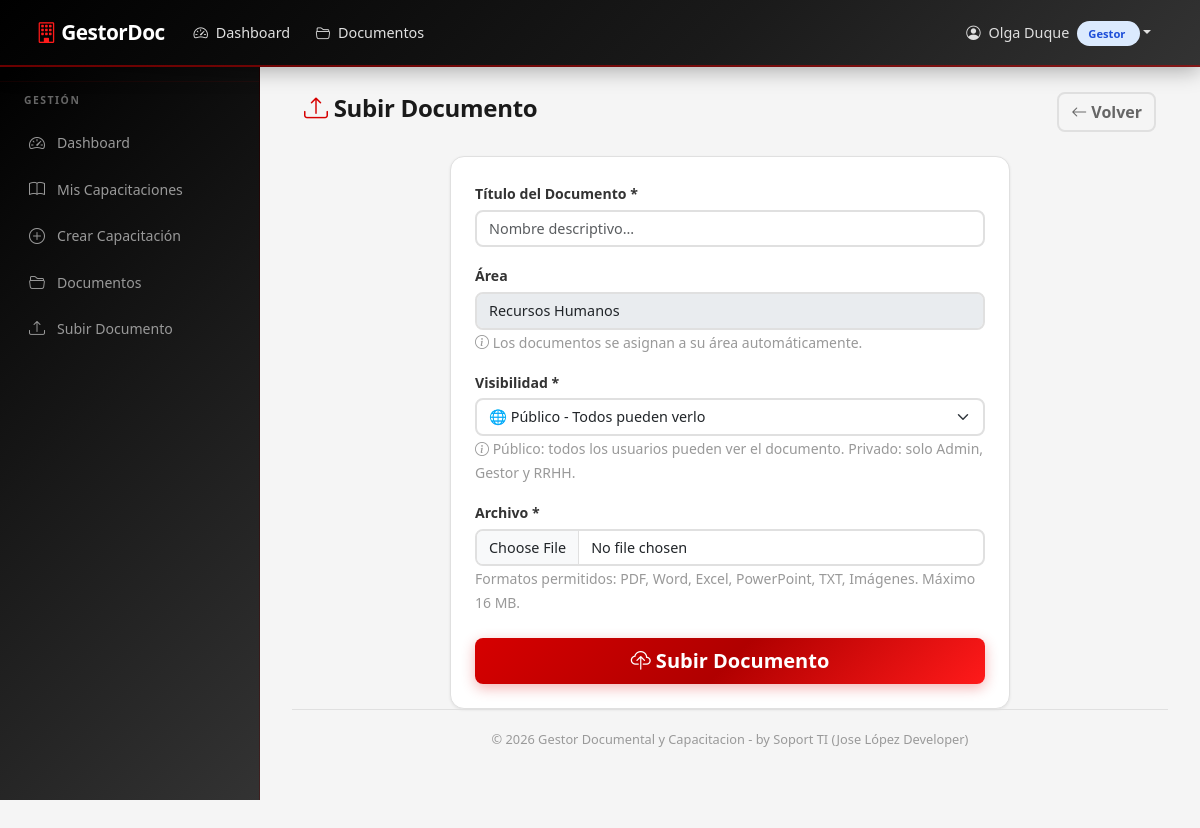
/documentos/subir (signed in), run on the app's committed database.
### models.py (models this page shows, shortened)
class User(UserMixin, db.Model):
    __tablename__ = 'user'
    id = db.Column(db.Integer, primary_key=True)
    username = db.Column(db.String(80), unique=True, nullable=False)
    password_hash = db.Column(db.String(256), nullable=False)
    nombres = db.Column(db.String(120), nullable=False, default='')
    apellidos = db.Column(db.String(120), nullable=False, default='')
    role = db.Column(db.String(20), nullable=False, default='Empleado')
    activo = db.Column(db.Boolean, default=True)
    fecha_creacion = db.Column(db.DateTime, default=datetime.utcnow)
    gestor = db.relationship('Gestor', backref='user', uselist=False, lazy=True)
    empleado = db.relationship('Empleado', backref='user', uselist=False, lazy=True)
    @property
    def nombre_completo(self):
        return f'{self.nombres} {self.apellidos}'.strip()

class Area(db.Model):
    __tablename__ = 'area'
    id = db.Column(db.Integer, primary_key=True)
    nombre_area = db.Column(db.String(100), unique=True, nullable=False)
    gestores = db.relationship('Gestor', backref='area', lazy=True)
    documentos = db.relationship('Documento', backref='area', lazy=True)
    capacitaciones = db.relationship('Capacitacion', backref='area', lazy=True)

### routes/documentos.py (the view, shortened to what this page needs)
@documentos_bp.route('/documentos/subir', methods=['GET', 'POST'])
@login_required
def subir():
    if current_user.role not in ('Admin', 'Gestor', 'RRHH'):
        flash('Acceso no autorizado para subir documentos.', 'danger')
        return redirect(url_for('documentos.listar'))
    areas = Area.query.all()
    gestor = None
    if current_user.role == 'Gestor':
        gestor = Gestor.query.filter_by(user_id=current_user.id).first()
    return render_template('documentos/subir.html', areas=areas, gestor=gestor)

### templates/documentos/subir.html (shortened to what this page needs)
{% extends "base.html" %}
{% block content %}
<div class="container-fluid">
    <div class="d-flex justify-content-between align-items-center mb-4">
        <h4><i class="bi bi-upload"></i> Subir Documento</h4>
        <a href="{{ url_for('documentos.listar') }}" class="btn btn-outline-secondary">
            <i class="bi bi-arrow-left"></i> Volver
        </a>
    </div>
    <div class="row justify-content-center">
        <div class="col-md-8">
            <div class="card-custom">
                <div class="card-body">
                    <form method="POST" enctype="multipart/form-data">
                        <div class="mb-3">
                            <label for="titulo" class="form-label fw-semibold">
                                Título del Documento *
                            </label>
                            <input type="text" class="form-control" id="titulo"
                                   name="titulo" required placeholder="Nombre descriptivo...">
                        </div>
                        {% if current_user.role == 'Gestor' and gestor %}
                        <div class="mb-3">
                            <label class="form-label fw-semibold">Área</label>
                            <input type="text" class="form-control" disabled
                                   value="{{ gestor.area.nombre_area }}">
                            <small class="text-muted">
                                <i class="bi bi-info-circle"></i>
                                Los documentos se asignan a su área automáticamente.
                            </small>
                        </div>
                        {% endif %}
                        <div class="mb-3">
                            <label for="visibilidad" class="form-label fw-semibold">Visibilidad *</label>
                            <select class="form-select" id="visibilidad" name="visibilidad" required>
                                <option value="publico">🌐 Público - Todos pueden verlo</option>
                            </select>
                            <small class="text-muted">
                                <i class="bi bi-info-circle"></i>
                                Público: todos los usuarios pueden ver el documento. Privado: solo Admin, Gestor y RRHH.
                            </small>
                        </div>
                        <div class="mb-4">
                            <label for="archivo" class="form-label fw-semibold">
                                Archivo *
                            </label>
                            <input type="file" class="form-control" id="archivo"
                                   name="archivo" required
                                   accept=".pdf,.doc,.docx,.xls,.xlsx,.ppt,.pptx,.txt,.png,.jpg,.jpeg">
                            <small class="text-muted">
                                Formatos permitidos: PDF, Word, Excel, PowerPoint, TXT, Imágenes.
                                Máximo 16 MB.
                            </small>
                        </div>
                        <div class="d-grid">
                            <button type="submit" class="btn btn-primary btn-lg">
                                <i class="bi bi-cloud-upload"></i> Subir Documento
                            </button>
                        </div>
                    </form>
                </div>
            </div>
        </div>
    </div>
</div>
{% endblock %}

### templates/base.html (shortened to what this page needs)
<!DOCTYPE html>
<html lang="es">
<head>
    <link href="https://cdn.jsdelivr.net/npm/bootstrap@5.3.3/dist/css/bootstrap.min.css" rel="stylesheet">
    <link href="https://cdn.jsdelivr.net/npm/bootstrap-icons@1.11.3/font/bootstrap-icons.min.css" rel="stylesheet">
    <link href="{{ url_for('static', filename='css/style.css') }}" rel="stylesheet">
</head>
<body>
    {% if current_user.is_authenticated %}
    <nav class="navbar navbar-expand-lg navbar-dark navbar-custom fixed-top">
        <div class="container-fluid">
            <a class="navbar-brand" href="{{ url_for('main.dashboard') }}">
                <i class="bi bi-building"></i> GestorDoc
            </a>
            <div class="collapse navbar-collapse" id="navbarNav">
                <ul class="navbar-nav me-auto">
                    <li class="nav-item">
                        <a class="nav-link" href="{{ url_for('main.dashboard') }}">
                            <i class="bi bi-speedometer2"></i> Dashboard
                        </a>
                    </li>
                    <li class="nav-item">
                        <a class="nav-link" href="{{ url_for('documentos.listar') }}">
                            <i class="bi bi-folder2-open"></i> Documentos
                        </a>
                    </li>
                </ul>
                <ul class="navbar-nav">
                    <li class="nav-item dropdown">
                        <a class="nav-link dropdown-toggle" href="#" role="button"
                           data-bs-toggle="dropdown">
                            <i class="bi bi-person-circle"></i>
                            {{ current_user.nombre_completo }}
                            <span class="badge-role"
                                  style="background:#dbeafe;color:#1d4ed8;margin-left:4px;">
                                {{ current_user.role | role_label }}
                            </span>
                        </a>
                    </li>
                </ul>
            </div>
        </div>
    </nav>
    <div class="sidebar">
        {% if current_user.role == 'Admin' %}
        <div class="sidebar-heading">Administración</div>
        <a href="{{ url_for('main.dashboard') }}" class="nav-link">
            <i class="bi bi-speedometer2"></i> Dashboard
        </a>
        <a href="{{ url_for('admin.listar_empleados') }}" class="nav-link">
            <i class="bi bi-people"></i> Empleados
        </a>
        <a href="{{ url_for('admin.listar_gestores') }}" class="nav-link">
            <i class="bi bi-person-badge"></i> Gestores
        </a>
        <a href="{{ url_for('rrhh.panel') }}" class="nav-link">
            <i class="bi bi-people"></i> Panel RRHH
        </a>
        <a href="{{ url_for('documentos.listar') }}" class="nav-link">
            <i class="bi bi-folder2-open"></i> Documentos
        </a>
        <a href="{{ url_for('documentos.subir') }}" class="nav-link">
            <i class="bi bi-upload"></i> Subir Documento
        </a>
        <a href="{{ url_for('rrhh.reporte') }}" class="nav-link">
            <i class="bi bi-graph-up"></i> Reportes
        </a>
        {% elif current_user.role == 'Gestor' %}
        <div class="sidebar-heading">Gestión</div>
        <a href="{{ url_for('main.dashboard') }}" class="nav-link">
            <i class="bi bi-speedometer2"></i> Dashboard
        </a>
        <a href="{{ url_for('gestor.mis_capacitaciones') }}" class="nav-link">
            <i class="bi bi-book"></i> Mis Capacitaciones
        </a>
        <a href="{{ url_for('gestor.crear_capacitacion') }}" class="nav-link">
            <i class="bi bi-plus-circle"></i> Crear Capacitación
        </a>
        <a href="{{ url_for('documentos.listar') }}" class="nav-link">
            <i class="bi bi-folder2-open"></i> Documentos
        </a>
        <a href="{{ url_for('documentos.subir') }}" class="nav-link">
            <i class="bi bi-upload"></i> Subir Documento
        </a>
        {% endif %}
    </div>
    {% endif %}
    {% if current_user.is_authenticated %}
    <div class="main-content">
    {% endif %}
        {% block content %}{% endblock %}
    {% if current_user.is_authenticated %}
        <div class="footer">
            © 2026 Gestor Documental y Capacitacion - by Soport TI (Jose López Developer)
        </div>
    </div>
    {% endif %}
</body>
</html>

### static/css/style.css (style rules this page uses)
:root { --primary: #D60000; --primary-dark: #B00000; --primary-light: #FF1A1A; --black: #000000; --dark: #1A1A1A; --dark-2: #333333; --gray: #666666; --gray-medium: #999999; --gray-light: #E0E0E0; --white: #FFFFFF; --light: #F5F5F5; --success: #2E7D32; --success-dark: #1B5E20; --warning: #F57F17; --danger: #D60000; --secondary: #333333; --accent: #D60000; --info: #666666; --border: #E0E0E0; --sidebar-bg: #1A1A1A; --sidebar-hover: #333333; --gradient-1: linear-gradient(135deg, #D60000 0%, #B00000 50%, #FF1A1A 100%); --gradient-2: linear-gradient(135deg, #333333 0%, #D60000 100%); --gradient-3: linear-gradient(135deg, #D60000 0%, #F57F17 100%); --gradient-4: linear-gradient(135deg, #2E7D32 0%, #1B5E20 100%); --gradient-dark: linear-gradient(135deg, #000000 0%, #1A1A1A 50%, #333333 100%); --shadow-sm: 0 1px 3px rgba(0, 0, 0, 0.08); --shadow-md: 0 4px 14px rgba(0, 0, 0, 0.12); --shadow-lg: 0 10px 30px rgba(0, 0, 0, 0.18); --shadow-primary: 0 4px 14px rgba(214, 0, 0, 0.3); --radius: 14px; --radius-sm: 8px; }
* { margin: 0; padding: 0; box-sizing: border-box; }
body { font-family: 'Segoe UI', Tahoma, Geneva, Verdana, sans-serif; background-color: #F5F5F5; color: #333333; min-height: 100vh; }
.navbar-custom { background: linear-gradient(135deg, #000000 0%, #1A1A1A 60%, #333333 100%); padding: 0.75rem 1.5rem; box-shadow: 0 4px 20px rgba(0, 0, 0, 0.3); border-bottom: 2px solid rgba(214, 0, 0, 0.5); }
.navbar-custom .navbar-brand { color: #fff; font-weight: 800; font-size: 1.3rem; letter-spacing: -0.5px; }
.navbar-custom .navbar-brand i { color: var(--primary-light); }
.navbar-custom .nav-link { color: #E0E0E0; transition: all 0.25s ease; font-size: 0.9rem; border-radius: var(--radius-sm); padding: 0.4rem 0.8rem !important; }
.navbar-custom .nav-link i { margin-right: 4px; }
.sidebar { width: 260px; background: var(--gradient-dark); border-right: 1px solid rgba(214, 0, 0, 0.15); height: calc(100vh - 60px); position: fixed; top: 60px; left: 0; overflow-y: auto; padding: 1rem 0; z-index: 100; }
.sidebar .nav-link { color: #999999; padding: 0.7rem 1.5rem; display: flex; align-items: center; gap: 10px; font-size: 0.88rem; border-left: 3px solid transparent; transition: all 0.25s ease; }
.sidebar .nav-link i { width: 20px; text-align: center; font-size: 1rem; }
.sidebar-heading { padding: 0.7rem 1.5rem; font-size: 0.65rem; text-transform: uppercase; color: #666666; font-weight: 800; letter-spacing: 1.5px; border-top: 1px solid rgba(214, 0, 0, 0.08); margin-top: 0.3rem; }
.main-content { margin-left: 260px; padding: 2rem; margin-top: 60px; min-height: calc(100vh - 60px); display: flex; flex-direction: column; }
.card-custom { background: #fff; border-radius: var(--radius); box-shadow: var(--shadow-sm); border: 1px solid var(--border); overflow: hidden; }
.card-custom .card-body { padding: 1.5rem; }
.badge-role { padding: 0.3rem 0.7rem; border-radius: 20px; font-size: 0.7rem; font-weight: 700; }
.btn { border-radius: var(--radius-sm); font-weight: 600; transition: all 0.25s ease; }
.btn-primary { background: var(--gradient-1); border: none; box-shadow: var(--shadow-primary); }
.btn-outline-secondary { border: 2px solid var(--border); color: var(--gray); font-weight: 600; }
.form-control, .form-select { border-radius: var(--radius-sm); border: 2px solid var(--border); transition: all 0.25s ease; font-size: 0.9rem; }
.form-label { font-weight: 600; color: var(--dark-2); font-size: 0.88rem; margin-bottom: 0.35rem; }
.footer { text-align: center; padding: 1.2rem; color: var(--gray-medium); font-size: 0.8rem; border-top: 1px solid var(--border); margin-top: auto; }
h4 { font-weight: 800; color: var(--dark); letter-spacing: -0.3px; }
h4 i { color: var(--primary); }
.text-muted { color: var(--gray-medium) !important; }

### data on the page
User: nombre_completo "Olga Duque", role|role_label "Gestor"
Area: area.nombre_area "Recursos Humanos"
